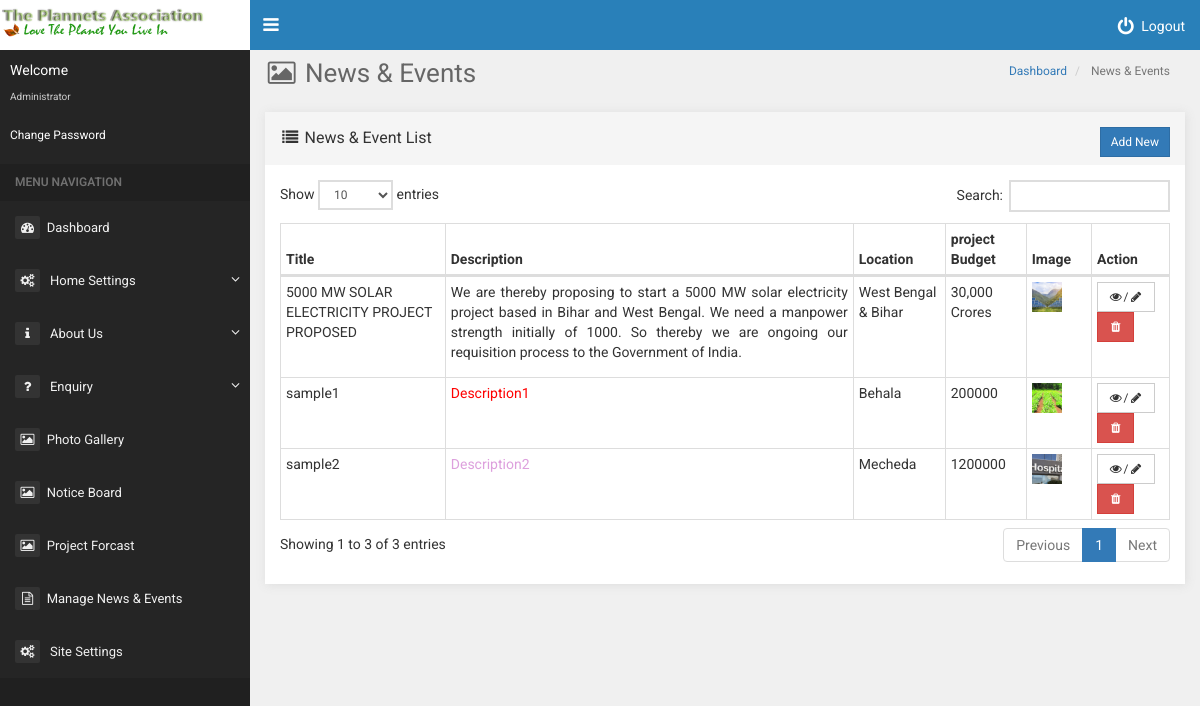
The app's page /admin/forcast.php (signed in) with its own data.
### tables this page shows
CREATE TABLE IF NOT EXISTS `soinit_setting` (
  `id` int(11) NOT NULL AUTO_INCREMENT,
  `base` varchar(512) NOT NULL,
  `site_title` varchar(255) NOT NULL,
  `meta_description` varchar(255) NOT NULL,
  `meta_keyword` varchar(255) NOT NULL,
  `site_owner_name` varchar(255) NOT NULL,
  `site_owner_email` varchar(255) NOT NULL,
  `contact` varchar(20) NOT NULL,
  `cont_pgmsg` varchar(1024) NOT NULL,
  `fax` varchar(20) NOT NULL,
  `reg_address` text NOT NULL,
  `map` text NOT NULL,
  `map1` text NOT NULL,
  `facebook` varchar(256) NOT NULL,
  `twitter` varchar(256) NOT NULL,
  `gplus` varchar(256) NOT NULL,
  `linkedin` varchar(256) NOT NULL,
  `instagram` varchar(256) NOT NULL,
  `logo` varchar(128) NOT NULL,
  `favicon` varchar(128) NOT NULL,
  `flogo` varchar(128) NOT NULL,
  `footer` varchar(2048) NOT NULL,
  `status` enum('Y','N') NOT NULL DEFAULT 'Y',
  `view` varchar(128) NOT NULL,
  PRIMARY KEY (`id`)
);

CREATE TABLE IF NOT EXISTS `soinit_admin` (
  `id` int(11) NOT NULL AUTO_INCREMENT,
  `name` varchar(255) NOT NULL,
  `email` varchar(255) NOT NULL,
  `password` varchar(255) NOT NULL,
  `status` enum('1','0') NOT NULL DEFAULT '1',
  `fhash` varchar(255) NOT NULL,
  PRIMARY KEY (`id`)
);

CREATE TABLE IF NOT EXISTS `soinit_forcast` (
  `id` int(11) NOT NULL AUTO_INCREMENT,
  `title` varchar(255) NOT NULL,
  `content` longtext NOT NULL,
  `image` varchar(255) NOT NULL,
  `rupees` varchar(255) NOT NULL,
  `location` varchar(255) NOT NULL,
  PRIMARY KEY (`id`)
);

### admin/config/config.php (called while the page is built, shortened)
<?php
$prefix = "soinit_";
?>

### admin/function/function.php (called while the page is built, shortened)
<?php
function site_info() {
	global $prefix,$link;
	$select = mysqli_fetch_object(mysqli_query($link,"SELECT * FROM `".$prefix."setting` WHERE id='1'"));
	return $select;
}
function row($table,$id) {
	global $prefix,$link;
	$select = mysqli_fetch_object(mysqli_query($link,"SELECT * FROM `".$prefix.$table."` WHERE id='".$id."'"));
	return $select;
}
?>

### admin/include/head.php (called while the page is built, shortened)
<?php
include_once(__DIR__ ."/../config/config.php");
include_once(__DIR__ ."/../function/function.php");
$site =site_info();
if(isset($_SESSION['admin_id'])) {
	$user_id = $_SESSION['admin_id'];
	$user =row('admin',$user_id);
}
else if((basename($_SERVER['PHP_SELF'])!="login.php") && (basename($_SERVER['PHP_SELF'])!="forgot.php") && (basename($_SERVER['PHP_SELF'])!="reset.php")) header("location: login.php");
?>

### admin/forcast.php (the view, shortened to what this page needs)
<?php include_once 'include/head.php';?>
<!doctype html>
<html>
<head>
<?php include_once 'include/header.php';?>
<link rel="stylesheet" type="text/css" href="assets/plugins/DataTables/media/css/dataTables.bootstrap.min.css">
<link rel="stylesheet" type="text/css" href="assets/css/style.css">
</head>
<body>
<?php include_once 'include/navbar.php';?>
        <div class="content">
            <div class="top">
                <p class="page-title"><i class="fa fa-image fa-fw"></i> News & Events</p>
                <ol class="breadcrumb">
                    <li><a href="index.php">Dashboard</a></li>
                    <li class="active"> News & Events</li>
                </ol>
            </div>
            <div class="main-body">
                <div class="panel panel-default">
                    <div class="panel-heading">
                        <div class="panel-title"><i class="fa fa-list fa-fw"></i> News & Event List <button onClick="$('#addnew').show('slow')" class="btn btn-sm btn-primary pull-right">Add New</button></div>
                    </div>
                    <div class="panel-body">
                        <table id="gallery_list" class="table table-hover table-bordered table-condensed" cellspacing="0" width="100%">
                            <thead>
                                <tr>
                                    <th>Title</th>
                                    <th>Description</th>
                                    <th>Location</th>
                                    <th>project Budget</th>
                                    <th>Image</th>
                                    <th>Action</th>
                                </tr>
                            </thead>
                            <tbody>
                                <?php
                                $select=mysqli_query($link,"SELECT * FROM ".$prefix."forcast");
                                while($row=mysqli_fetch_object($select)){
                                ?>
                                <tr>
                                     <td><?=$row->title?></td>
                                     <td><?=htmlspecialchars_decode($row->content)?></td>
                                     <td><?=$row->location?></td>
                                     <td><?=$row->rupees?></td>
                                    <td><img src="<?=UPLOAD_TMB_IMG_PATH . $row->image?>" alt="..." height="30"></td>
                                    <td>
                                        <button class="btn btn-default btn-sm" onClick="getForcast(<?=$row->id?>)"><i class="fa fa-eye fa-fw"></i>/<i class="fa fa-pencil fa-fw"></i></button>
                                        <a class="btn btn-danger btn-sm" href="?del=<?=$row->id?>"><i class="fa fa-trash fa-fw"></i></a>
                                    </td>
                                </tr>
                                <?php }?>
                            </tbody>
                        </table>
                    </div>
                </div>
<?php include_once 'include/footer.php';?>
</body>
</html>

### admin/include/header.php (shortened to what this page needs)
<link rel="stylesheet" type="text/css" href="../css/bootstrap.css">
<link rel="stylesheet" type="text/css" href="../css/font-awesome.css">
<link rel="stylesheet" type="text/css" href="assets/plugins/malihu-custom-scrollbar/jquery.mCustomScrollbar.min.css">

### admin/include/navbar.php (shortened to what this page needs)
<div class="topbar">
    <div class="logo"><a href="index.php"><img src="<?=UPLOAD_IMG_PATH.$site->logo?>" alt="..."></a></div>
    <button class="toggle-btn"><i class="fa fa-bars fa-fw"></i></button>
    <ul class="right-menu">
        <li><a href="logout.php"><i class="fa fa-power-off fa-lg fa-fw"></i> Logout</a></li>
    </ul>
</div>
<div class="main">
    <div class="sidebar">
        <div class="user-details">
            <p class="name clearfix">
                <span>Welcome</span>
                <span><?=$user->name?></span>
                    <br>
                        <small><a href="password.php" style="color:white">Change Password</a></small>
            </p>
        </div>
        <span class="menu-divider">Menu Navigation</span>
        <ul class="menu-item">
            <li><a href="index.php"><i class="fa fa-dashboard fa-fw"></i><span>Dashboard</span></a></li>
                <li class="has-sub">
                    <a href="#"><i class="fa fa-gears fa-fw"></i> <span>Home Settings</span></a>
                </li>
            <li class="has-sub">
                <a href="#"><i class="fa fa-info fa-fw"></i> <span>About Us</span></a>
            </li>
              <li class="has-sub">
                <a href="#"><i class="fa fa-question fa-fw"></i> <span>Enquiry</span></a>
            </li>
            <li><a href="gallery_image.php"><i class="fa fa-image fa-fw"></i><span>Photo Gallery</span></a></li>
            <li><a href="notice.php"><i class="fa fa-image fa-fw"></i><span>Notice Board</span></a></li>
             <li><a href="forcast.php"><i class="fa fa-image fa-fw"></i><span>Project Forcast</span></a></li>
            <li><a href="news.php"><i class="fa fa-file-text-o fa-fw"></i><span>Manage News & Events</span></a></li>
            <li><a href="site-settings.php"><i class="fa fa-cogs fa-fw"></i> <span>Site Settings</span></a></li>
        </ul>
    </div>

### admin/include/footer.php (shortened to what this page needs)
</div>

### admin/assets/css/style.css (style rules this page uses)
html,body { margin:0; padding:0; background-color:#fff; font-family:'Roboto'; font-weight:400; text-rendering: auto; -webkit-font-smoothing: antialiased; -moz-osx-font-smoothing: grayscale; overflow-x:hidden; background-color:#f0f0f0; height:100% !important; box-sizing:border-box; }
a,button { transition:.3s all; }
img { pointer-events:none }
.btn { border-radius:0 }
.panel,.panel-heading { border:none; border-radius:0px; }
.panel { box-shadow:1px 1px 10px #ddd; }
.panel-heading,.panel-body { padding:15px }
.topbar { background-color:#2980b9; height:50px; position:fixed; top:0; width:100%; }
.topbar>.logo { width:250px; overflow:hidden; background-color:#fff; height:50px !important; text-align:center; display:inline-block; transition:.5s; }
.topbar>.logo>a>img { max-height:100%; max-width: 100%; }
.topbar>.toggle-btn { height:50px; vertical-align:top; background-color:transparent; outline:none; border:none; color:#fff; font-size:18px; }
.topbar>.right-menu { list-style:none; padding:0; float:right; }
.topbar>.right-menu>li { height:50px; display:inline-block; padding:16px 15px; color:#fff; cursor:pointer; transition:.5s; vertical-align:middle; }
.topbar>.right-menu>li>a { color:#fff; text-decoration:none }
.main { width:100% !important; margin-top:50px; height:calc(100% - 50px) !important; overflow:hidden; }
.main>.sidebar { width:250px; height:100%; background-color:#202020; transition:.5s; float:left; overflow:scroll; overflow-x:hidden; }
.main>.sidebar .user-details { padding:10px; background-color:#252525; }
.main>.sidebar .user-details>.name>span:nth-child(2) { display:block; font-size:10px; color:#ccc; margin-top:10px; }
.main>.sidebar .user-details>.name { color:#fff; white-space: nowrap; overflow:hidden !important; text-overflow: ellipsis; }
.main>.sidebar .menu-divider { display:block; color:#707070; font-size:12px; padding:10px 15px; text-transform:uppercase; font-weight:600; }
.main>.sidebar .menu-item .has-sub { overflow: hidden; }
.main>.sidebar .menu-item, .main>.sidebar .menu-item .has-sub>ul { list-style:none; padding:0; position:relative; cursor:pointer; background-color:#252525; }
.main>.sidebar .menu-item .has-sub:before { content:'\f107'; font-family:fontawesome; color:#f0f0f0; float:right; margin-top:15px; margin-right:10px; transition:.5s; }
.main>.sidebar .menu-item>li>a>i:before { background-color:#333; padding:5px; width:25px !important; display:block; border-radius:2px; }
.main>.sidebar .menu-item>li>a>span { margin-left:15px }
.main>.sidebar .menu-item>li>a, .main>.sidebar .menu-item .has-sub>ul>li>a { padding:15px; color:#f0f0f0; display:block; text-decoration:none; transition:.5s; font-size:13px; white-space: nowrap; overflow:hidden !important; text-overflow: ellipsis; }
.main>.content { width:auto; height:100%; transition:.5s; margin-left:250px; }
.main>.content .top { padding:5px 15px; }
.main>.content .top>.page-title { margin:0; font-size:26px; display:inline-block; color:#666; }
.main>.content .top>.breadcrumb { margin:0; display:inline-block; vertical-align:bottom; float:right; background-color:transparent; font-size:12px !important; }
.main>.content .main-body { padding:15px; }

### records on screen
soinit_setting: logo (picture)
soinit_admin: name "Administrator"
soinit_forcast: title "5000 MW SOLAR ELECTRICITY PROJECT PROPOSED", content "We are thereby proposing to start a 5000 MW solar electricity project based in Bihar and West Bengal. We need a manpower strength initially of 1000. So thereby we are ongoing our requisition process to the Government of India.", location "West Bengal & Bihar", rupees "30,000 Crores", image (picture)
soinit_forcast: title "sample1", content "Description1", location "Behala", rupees "200000", image (picture)
soinit_forcast: title "sample2", content "Description2", location "Mecheda", rupees "1200000", image (picture)
